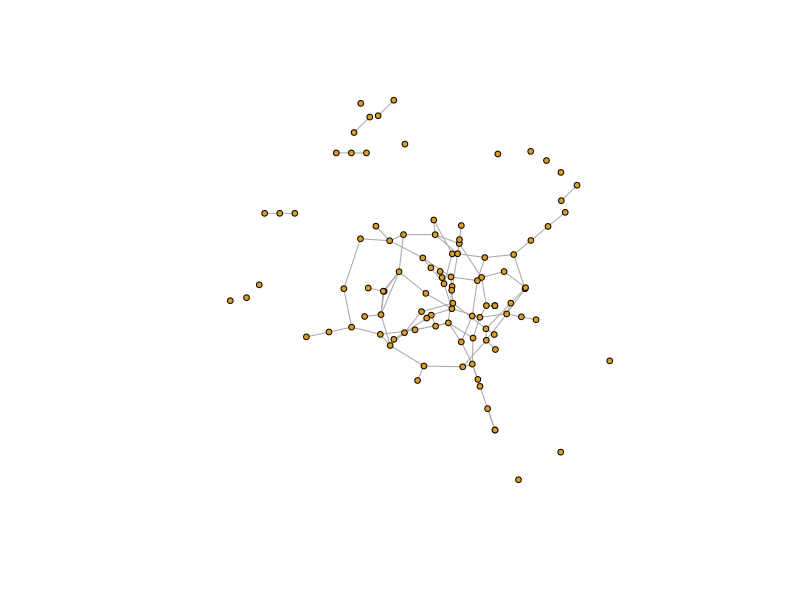

Source code (R):
library(igraph)


### Name: layout_with_mds
### Title: Graph layout by multidimensional scaling
### Aliases: layout_with_mds layout.mds with_mds
### Keywords: graphs

### ** Examples


g <- sample_gnp(100, 2/100)
l <- layout_with_mds(g)
plot(g, layout=l, vertex.label=NA, vertex.size=3)
